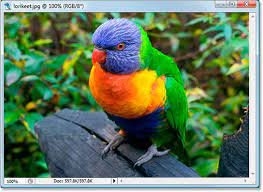
#> input picture Image_Processing_Fundamentals/color_conversion_python_scratch/bird.jpg, 263 x 192 px, found by its file name
$ jupyter execute Contrast_and_Brightness.ipynb
#> lines starting #> are read from the running program, lines starting #| are printed output that depends on the picture
[cell 1]
import cv2 as cv
import matplotlib.pyplot as plt
import numpy as np
from math import sqrt, floor, ceil
import math

# NOTE

### alpha 1  beta 0      --> no change
### 0 < alpha < 1        --> lower contrast
### alpha > 1            --> higher contrast
### -127 < beta < +127   --> good range for brightness values

# Contrast and Brightness using opencv

[cell 2]
path = ("bird.jpg")

# Reading an image in default mode
image = cv.imread(path)
#> image is the input picture: shape (192, 263, 3); mean B, G, R 94.5, 123.3, 99

new_image = cv.convertScaleAbs(image, alpha=2.2, beta=50)
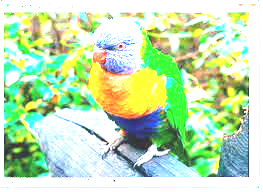
#> new_image: shape (192, 263, 3); mean B, G, R 180.8, 225.1, 193.5
cv.imshow('Original Image', image)
cv.imshow('New Image', new_image)
# Wait until user press some key
k= cv.waitKey()
#> (key Esc is pressed here)

# Contrast and Brightness from scratch
### Instead of these 'for' loops we could have used simply:
#### new_image = cv.convertScaleAbs(image, alpha=alpha, beta=beta)

[cell 3]
path = ("bird.jpg")

# Reading an image in default mode
image = cv.imread(path)

new_image = np.zeros(image.shape, image.dtype)
alpha = 1.0 # Simple contrast control
beta = 0    # Simple brightness control
# Initialize values
print(' Basic Linear Transforms ')
print('-------------------------')
try:
    alpha = float(input('* Enter the alpha value [1.0-3.0]: '))
#> the answer given: 1
    beta = int(input('* Enter the beta value [0-100]: '))
#> the answer given: 3
except ValueError:
    print('Error, not a number')

# Do the operation new_image(i,j) = alpha*image(i,j) + beta
# pixel wise accesing
for y in range(image.shape[0]):
    for x in range(image.shape[1]):
        for c in range(image.shape[2]):
            new_image[y,x,c] = np.clip(alpha*image[y,x,c] + beta, 0, 255)

cv.imshow('Original Image', image)
cv.imshow('New Image', new_image)
# Wait until user press some key
k= cv.waitKey()
#> (key Esc is pressed here)


$ run again, with Image_Processing_Fundamentals/color_conversion_python_scratch/YIQ_check.jpg copied over Image_Processing_Fundamentals/color_conversion_python_scratch/bird.jpg
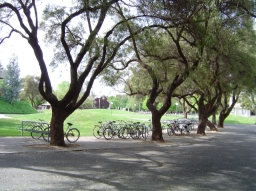
#> input picture Image_Processing_Fundamentals/color_conversion_python_scratch/YIQ_check.jpg, 256 x 191 px, found by its file name
#> image is the input picture: shape (191, 256, 3); mean B, G, R 114.8, 124.8, 121
#> `new_image = cv.convertScaleAbs(image, alpha=2.2, beta=50)`:
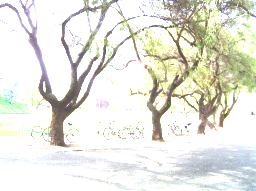
#> new_image: shape (191, 256, 3); mean B, G, R 221.1, 230, 229.8
